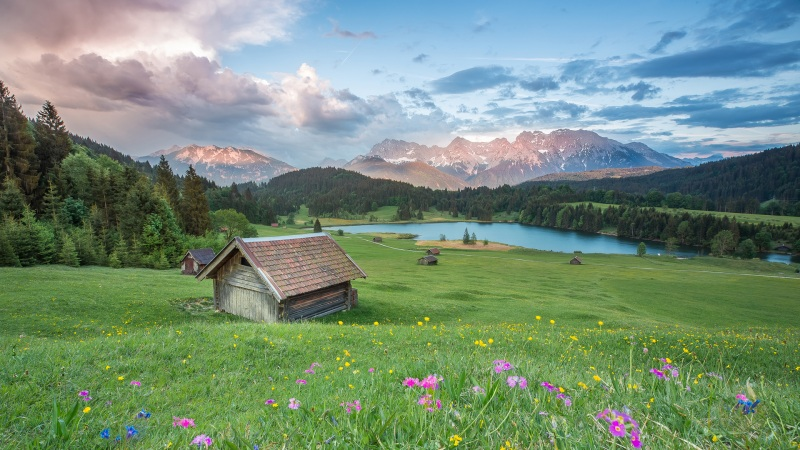
#> input picture python_Pillow_图像/images/1.jpg, 800 x 450 px
$ python '05_粘贴合并图像.py'
#> lines starting #> are read from the running program, lines starting #| are printed output that depends on the picture
# !/usr/bin/python3
# _*_ coding:utf-8 _*_
#
# Copyright (C) 2023 - 2023 pgl, Inc. All Rights Reserved
#
# @Time    : 2023/6/7 15:04
# @Author  : pgl
# @File    : 05_粘贴合并图像.py
# @IDE     : PyCharm

"""
粘贴图像格式：
Image.merge(mode, bands)

    mode – 输出图像要使用的模式。
    bands – 一个序列，包含输出图像中每个波段的一个单波段图像。所有波段必须有相同的大小。
    返回值 – 一个图像对象。
    使用merge()函数，你可以将一个图像的RGB波段合并为——。


Python Pillow合并两个图像
    使用open()函数为所需图像创建图像对象。
    在合并两张图片时，你需要确保两张图片的尺寸是相同的。因此，获取两张图片的每个尺寸，如果需要，相应地调整它们的尺寸。
    使用Image.new()函数创建一个空图像。
    使用paste()函数粘贴图像。
    使用save()和show()函数来保存和显示结果的图像。

"""

from PIL import Image

if __name__ == "__main__":
    # 粘贴图像
    image = Image.open("images/1.jpg")
#> image is the input picture: PIL image 800x450 RGB; mean R, G, B 117.3, 141.5, 120.5
    r, g, b = image.split()
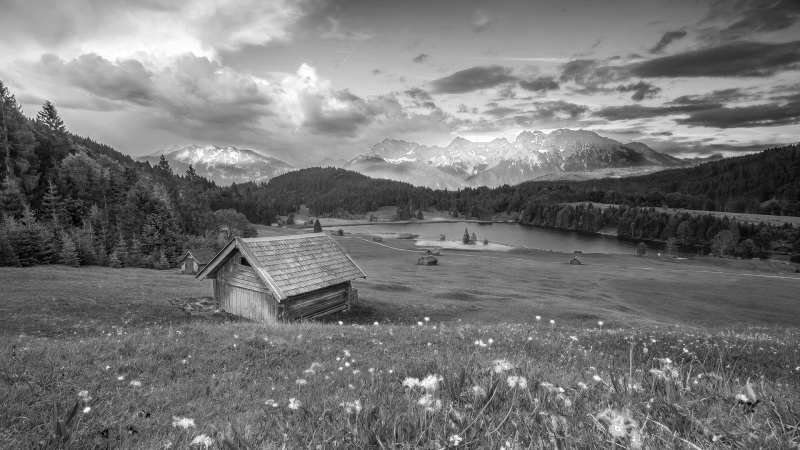
#> r: PIL image 800x450 L; min 0, max 255, mean 117.3
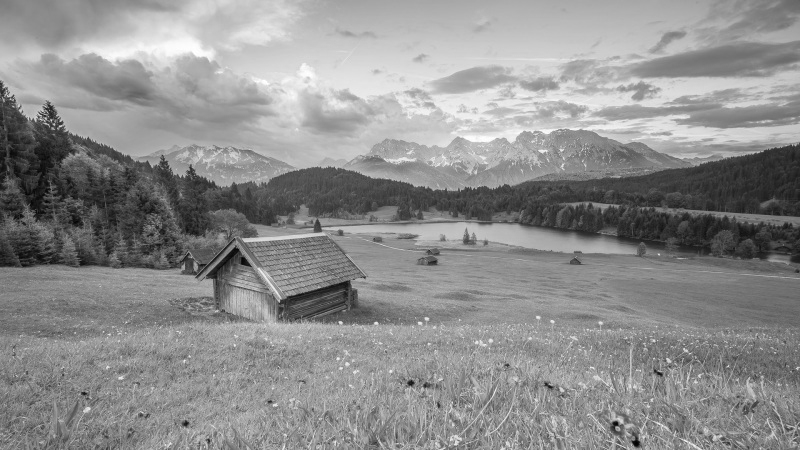
#> g: PIL image 800x450 L; min 0, max 255, mean 141.5
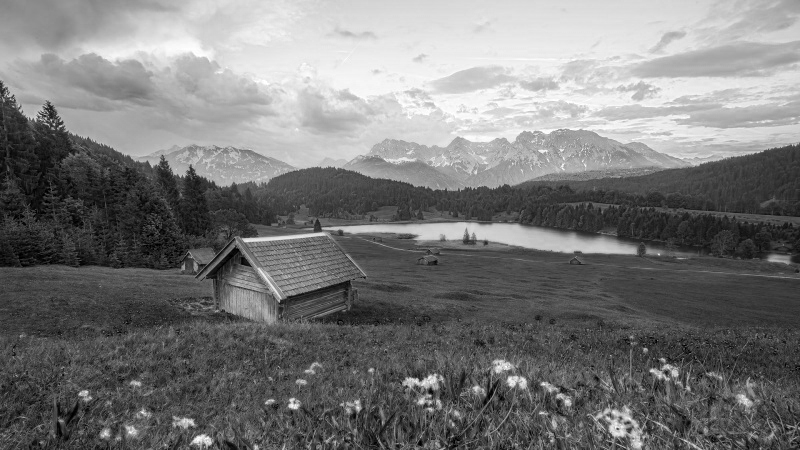
#> b: PIL image 800x450 L; min 0, max 255, mean 120.5
    image.show()
    # 在执行上述代码时，你可以看到原始图像和合并了RGB带的图像，如下图所示
    image = Image.merge("RGB", (b, g, r))
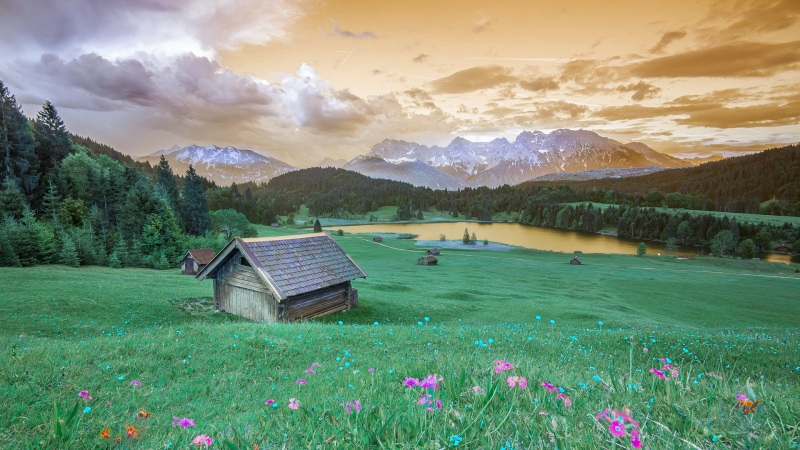
#> image: PIL image 800x450 RGB; mean R, G, B 120.5, 141.5, 117.3
    image.show()

    # 合并图像
    from PIL import Image

    # 读取两张图片
    image1 = Image.open('images/1.jpg')
    # image1.show()
    image2 = Image.open('images/3.jpg')
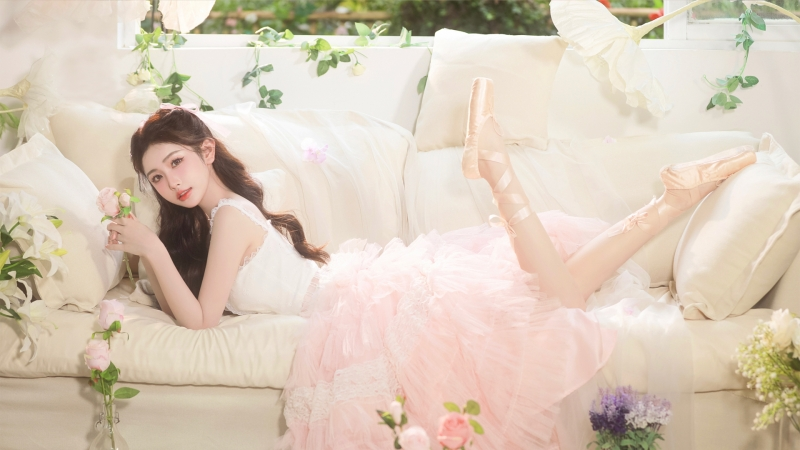
#> input picture python_Pillow_图像/images/3.jpg, 800 x 450 px
#> image2 is the input picture: PIL image 800x450 RGB; mean R, G, B 217.5, 202.7, 186
    # image2.show()
    # 调整大小，第一个图像
    image1 = image1.resize((426, 240))
    image1_size = image1.size
#> image1_size = (426, 240)
    image2_size = image2.size
#> image2_size = (800, 450)
    new_image = Image.new('RGB', (2 * image1_size[0], image1_size[1]), (250, 250, 250))
#> new_image: PIL image 852x240 RGB; every value is 250
    new_image.paste(image1, (0, 0))
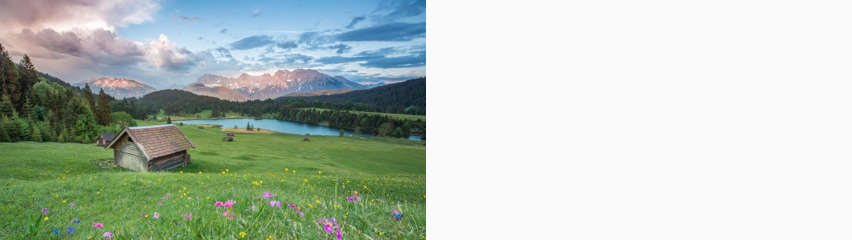
#> new_image: PIL image 852x240 RGB; mean R, G, B 183.7, 195.7, 185.3
    new_image.paste(image2, (image1_size[0], 0))
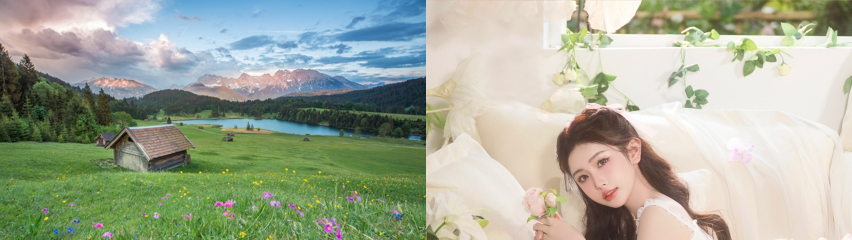
#> new_image: PIL image 852x240 RGB; mean R, G, B 164.9, 172.1, 153.7
    # 合并之后的图像
    new_image.save("images/merged_image.jpg", "JPEG")
    new_image.show()
